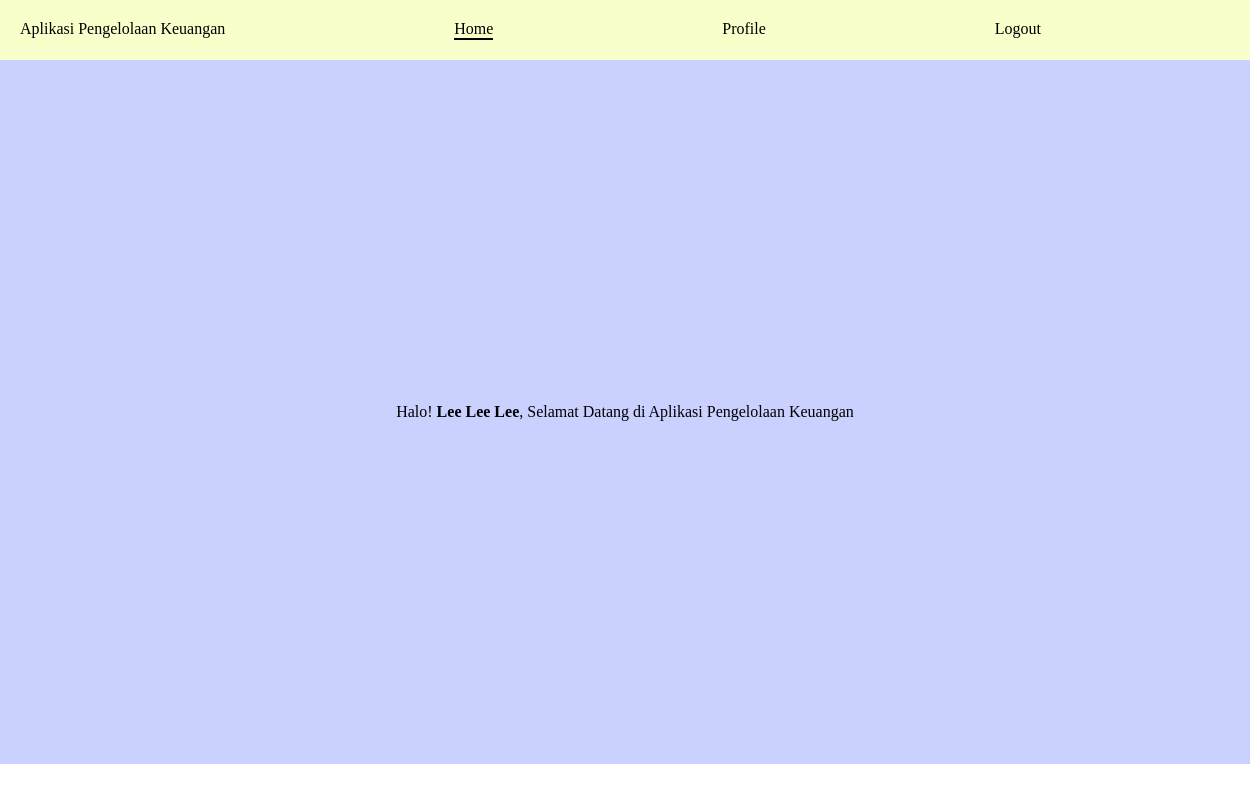
The app's page /home.php (signed in) with its own data.
### tables this page shows
CREATE TABLE `user_profile` (
  `namaDepan` varchar(20) NOT NULL,
  `namaTengah` varchar(20) NOT NULL,
  `namaBelakang` varchar(20) NOT NULL,
  `tempatLahir` varchar(20) NOT NULL,
  `tanggalLahir` date NOT NULL,
  `nik` char(20) NOT NULL,
  `wargaNegara` varchar(20) NOT NULL,
  `email` varchar(50) NOT NULL,
  `noHp` varchar(20) NOT NULL,
  `alamat` varchar(200) NOT NULL,
  `kodePos` char(5) NOT NULL,
  `imageDir` varchar(255) NOT NULL,
  `username` varchar(100) NOT NULL,
  `password1` varchar(25) NOT NULL,
  `password2` varchar(25) NOT NULL
);

### home.php (the view, shortened to what this page needs)
<!DOCTYPE html>
<html lang="en">
<head>
    <link rel="stylesheet" href="./style.css">
</head>
<body>
    <div class="home-header">
        <p>Aplikasi Pengelolaan Keuangan</p>
        <p style="border-bottom: 2px solid black">Home</p>
        <a href="./profile.php">Profile</a>
        <a href="./welcome.php">Logout</a><br>
    </div>
    <div class="home-content">
        <?php
            include("./config.php");
            $str_query = "SELECT * FROM user_profile WHERE nik ='".$_SESSION['account']."'";
            $query = mysqli_query($mysqli, $str_query);
            $data = mysqli_fetch_array($query);
            echo "Halo!&nbsp;"."<strong>".$data['namaDepan']." ".$data['namaTengah']." ".
            $data['namaBelakang']."</strong>".", Selamat Datang di Aplikasi Pengelolaan Keuangan";
        ?>
    </div>
</body>
</html>

### style.css (style rules this page uses)
* { padding: 0px; margin: 0px; }
.home-header { display: flex; flex-direction: row; justify-content: space-between; width: 100%; height: fit-content; background-color: #f9ffca; padding: 20px; }
.home-content { display: flex; justify-content: center; align-items: center; background-color: #cad1ff; width: 100%; height: 88vh; }
.home-header a { text-decoration: none; color: black; }

### records on screen
user_profile: namaDepan "Lee", namaTengah "Lee", namaBelakang "Lee"
